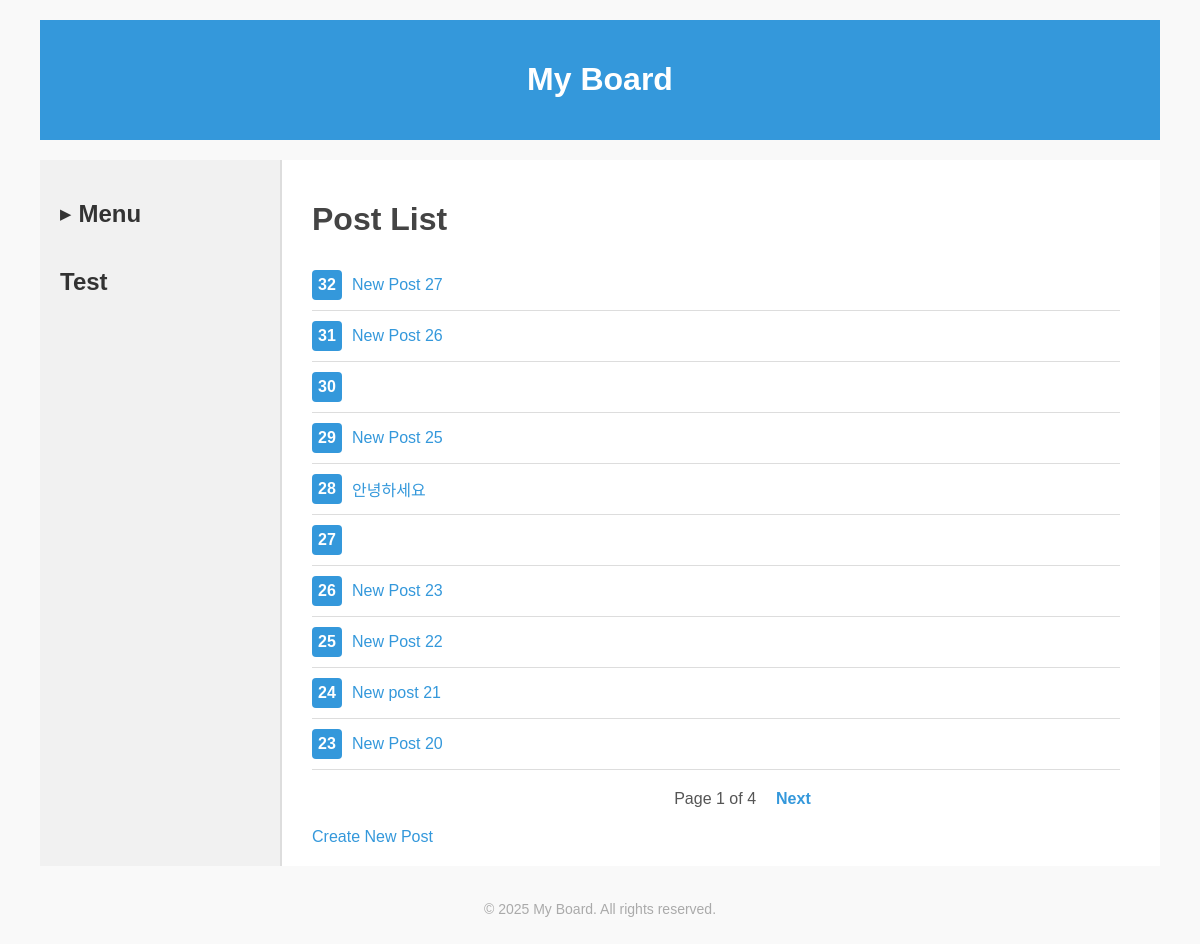
The page /board/ on the database as committed earlier.
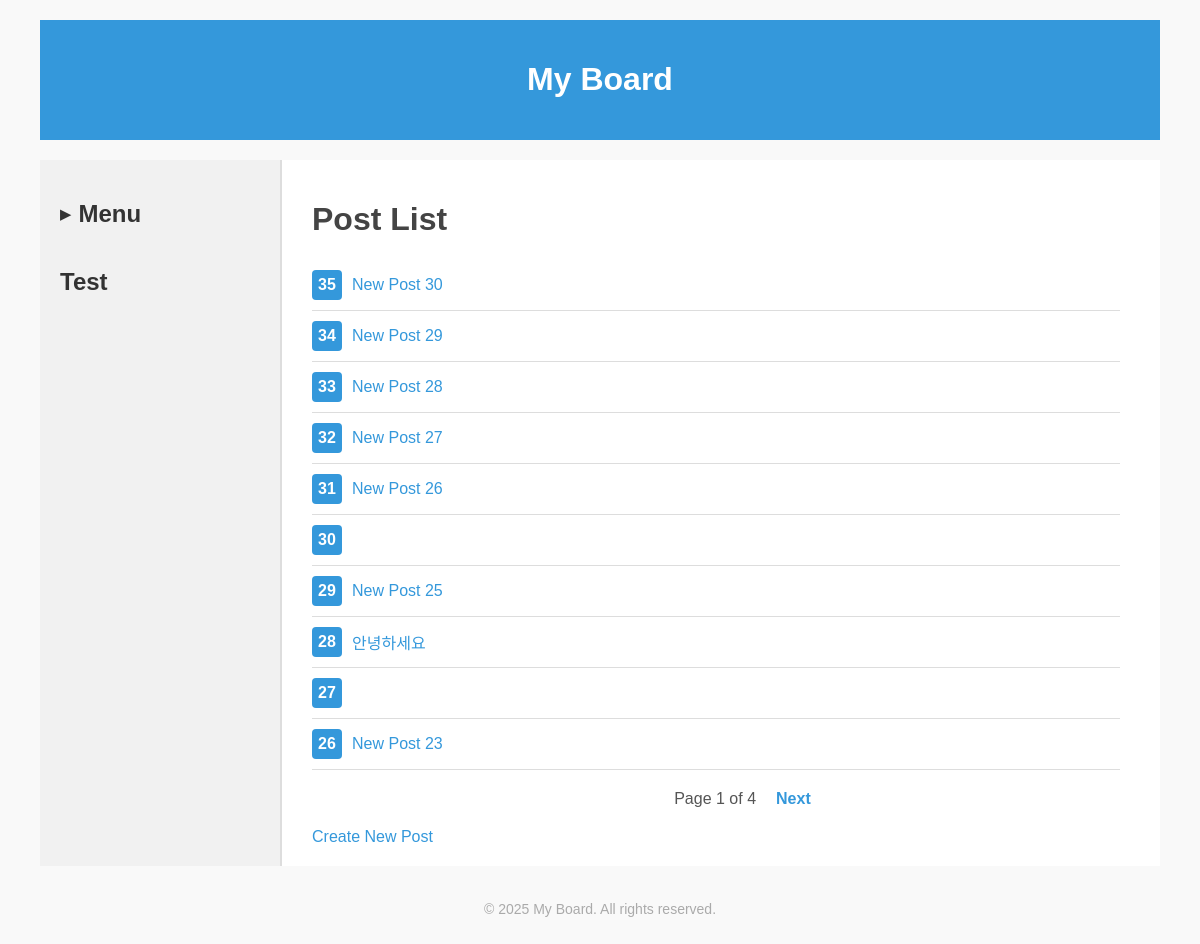
The same page on the database as committed later.
### board/models.py (models this page shows, shortened)
class Post(models.Model):
    CATEGORY_CHOICES = [
        ('free', '자유'),
        ('diary', '일기'),
        ('activity', '활동'),
    ]
    category = models.CharField(
        max_length=20,
        choices=CATEGORY_CHOICES,
        default='free'
    )
    title = models.CharField(max_length=200)
    content = models.TextField()
    post_date = models.DateTimeField("date posted")
    update_date = models.DateTimeField("date updated", auto_now=True) # 저장될 때마다 매번 갱신

### board/views.py (the view)
# urls.py: path('', views.index, name='index'),
def index(request):
    latest_post_list = Post.objects.order_by('-post_date')
    paginator = Paginator(latest_post_list, 10) # 10 posts per one page
    page_number = request.GET.get('page') # current page
    page_obj = paginator.get_page(page_number)
    return render(request, 'board/index.html', {'page_obj': page_obj})

### board/templates/board/index.html (shortened to what this page needs)
{% extends 'base.html' %}
{% block content %}
<h1>Post List</h1>
{% if page_obj %}
    <ul class="post-list">
        {% for post in page_obj %}
            <li>
                <div class="post-number">{{ post.id }}</div>
                <a href="{% url 'board:detail' post.id %}">{{ post.title }}</a>
            </li>
        {% endfor %}
    </ul>
    <div class="pagination">
        <div class="pagination-prev">
        </div>
        <div class="pagination-center">
            <span>Page {{ page_obj.number }} of {{ page_obj.paginator.num_pages }}</span>
        </div>
        <div class="pagination-next">
            {% if page_obj.has_next %}
                <a href="?page={{ page_obj.next_page_number }}">Next</a>
            {% else %}
                <span class="invisible">Next</span>
            {% endif %}
        </div>
    </div>
{% else %}
    <p>No post are available.</p>
{% endif %}
<a href="/board/create/">Create New Post</a>
{% endblock %}

### board/templates/base.html (shortened to what this page needs)
<!DOCTYPE html>
<html lang="en">
<head>
    <link rel="stylesheet" href="https://cdn.quilljs.com/1.3.6/quill.snow.css">
</head>
<body>
    <header>
        <h1>My Board</h1>
    </header>
    <div class="container">
        <aside>
            <h2 id="menu-title">
                <span id="arrow">▶</span>
                Menu
            </h2>
            <h2>Test</h2>
        </aside>
        <main>
            {% block content %}
            {% endblock %}
        </main>
    </div>
    <footer>
        &copy; 2025 My Board. All rights reserved.
    </footer>
</body>
</html>

Rows that differ between the two databases and show on the page:
no longer on this page (row unchanged): Post: id "25", title "New Post 22"
no longer on this page (row unchanged): Post: id "24", title "New post 21"
no longer on this page (row unchanged): Post: id "23", title "New Post 20"
added Post: id "35", title "New Post 30"
added Post: id "34", title "New Post 29"
added Post: id "33", title "New Post 28"
